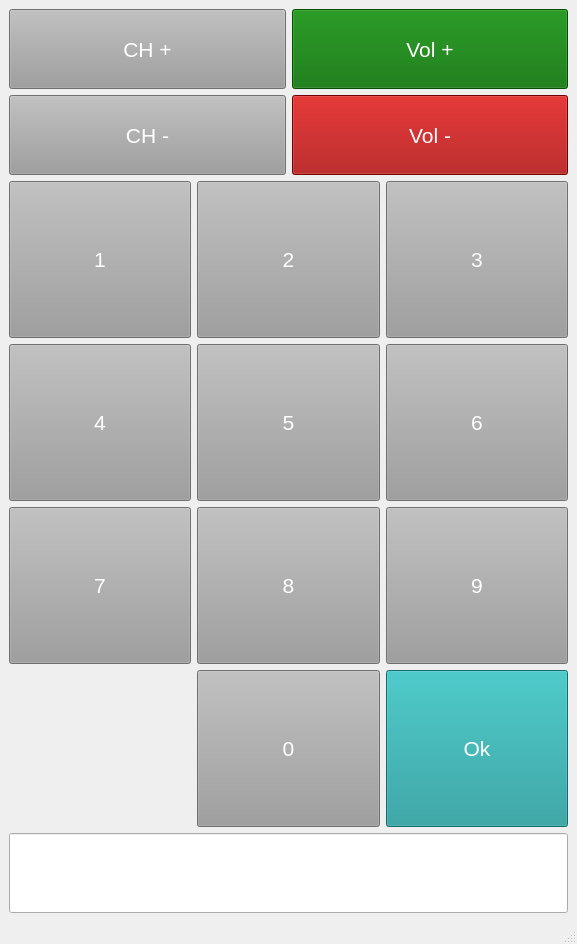
<?xml version="1.0" encoding="UTF-8"?>
<ui version="4.0">
 <class>MainWindow</class>
 <widget class="QMainWindow" name="MainWindow">
  <property name="geometry">
   <rect>
    <x>0</x>
    <y>0</y>
    <width>577</width>
    <height>944</height>
   </rect>
  </property>
  <property name="windowTitle">
   <string>MainWindow</string>
  </property>
  <widget class="QWidget" name="centralwidget">
   <layout class="QGridLayout" name="gridLayout_6">
    <item row="0" column="0">
     <layout class="QVBoxLayout" name="verticalLayout">
      <item>
       <layout class="QGridLayout" name="gridLayout_5">
        <item row="2" column="0">
         <widget class="QPushButton" name="pushButton_ch_min">
          <property name="sizePolicy">
           <sizepolicy hsizetype="Minimum" vsizetype="Fixed">
            <horstretch>0</horstretch>
            <verstretch>0</verstretch>
           </sizepolicy>
          </property>
          <property name="minimumSize">
           <size>
            <width>0</width>
            <height>80</height>
           </size>
          </property>
          <property name="font">
           <font>
            <pointsize>16</pointsize>
           </font>
          </property>
          <property name="styleSheet">
           <string notr="true">background-color: rgb(156, 156, 156);
color: rgb(255, 255, 255)</string>
          </property>
          <property name="text">
           <string>CH -</string>
          </property>
         </widget>
        </item>
        <item row="2" column="1">
         <widget class="QPushButton" name="pushButton_vol_min">
          <property name="sizePolicy">
           <sizepolicy hsizetype="Minimum" vsizetype="Fixed">
            <horstretch>0</horstretch>
            <verstretch>0</verstretch>
           </sizepolicy>
          </property>
          <property name="minimumSize">
           <size>
            <width>0</width>
            <height>80</height>
           </size>
          </property>
          <property name="font">
           <font>
            <pointsize>16</pointsize>
           </font>
          </property>
          <property name="styleSheet">
           <string notr="true">background-color: rgb(161, 0, 0);
color: rgb(255, 255, 255)</string>
          </property>
          <property name="text">
           <string>Vol -</string>
          </property>
         </widget>
        </item>
        <item row="1" column="0">
         <widget class="QPushButton" name="pushButton_ch_pl">
          <property name="sizePolicy">
           <sizepolicy hsizetype="Minimum" vsizetype="Fixed">
            <horstretch>0</horstretch>
            <verstretch>0</verstretch>
           </sizepolicy>
          </property>
          <property name="minimumSize">
           <size>
            <width>0</width>
            <height>80</height>
           </size>
          </property>
          <property name="font">
           <font>
            <pointsize>16</pointsize>
           </font>
          </property>
          <property name="styleSheet">
           <string notr="true">background-color: rgb(156, 156, 156);
color: rgb(255, 255, 255)</string>
          </property>
          <property name="text">
           <string>CH +</string>
          </property>
         </widget>
        </item>
        <item row="1" column="1">
         <widget class="QPushButton" name="pushButton_vol_pl">
          <property name="sizePolicy">
           <sizepolicy hsizetype="Minimum" vsizetype="Fixed">
            <horstretch>0</horstretch>
            <verstretch>0</verstretch>
           </sizepolicy>
          </property>
          <property name="minimumSize">
           <size>
            <width>0</width>
            <height>80</height>
           </size>
          </property>
          <property name="font">
           <font>
            <pointsize>16</pointsize>
           </font>
          </property>
          <property name="styleSheet">
           <string notr="true">background-color: rgb(2, 109, 0);
color: rgb(255, 255, 255)</string>
          </property>
          <property name="text">
           <string>Vol +</string>
          </property>
         </widget>
        </item>
       </layout>
      </item>
      <item>
       <layout class="QGridLayout" name="gridLayout">
        <item row="1" column="1">
         <widget class="QPushButton" name="pushButton_2">
          <property name="sizePolicy">
           <sizepolicy hsizetype="Minimum" vsizetype="Expanding">
            <horstretch>0</horstretch>
            <verstretch>0</verstretch>
           </sizepolicy>
          </property>
          <property name="font">
           <font>
            <pointsize>16</pointsize>
           </font>
          </property>
          <property name="styleSheet">
           <string notr="true">background-color: rgb(156, 156, 156);
color: rgb(255, 255, 255)</string>
          </property>
          <property name="text">
           <string>2</string>
          </property>
         </widget>
        </item>
        <item row="4" column="0">
         <widget class="QPushButton" name="pushButton_4">
          <property name="sizePolicy">
           <sizepolicy hsizetype="Minimum" vsizetype="Expanding">
            <horstretch>0</horstretch>
            <verstretch>0</verstretch>
           </sizepolicy>
          </property>
          <property name="font">
           <font>
            <pointsize>16</pointsize>
           </font>
          </property>
          <property name="styleSheet">
           <string notr="true">background-color: rgb(156, 156, 156);
color: rgb(255, 255, 255)</string>
          </property>
          <property name="text">
           <string>4</string>
          </property>
         </widget>
        </item>
        <item row="7" column="0">
         <widget class="QPushButton" name="pushButton_7">
          <property name="sizePolicy">
           <sizepolicy hsizetype="Minimum" vsizetype="Expanding">
            <horstretch>0</horstretch>
            <verstretch>0</verstretch>
           </sizepolicy>
          </property>
          <property name="font">
           <font>
            <pointsize>16</pointsize>
           </font>
          </property>
          <property name="styleSheet">
           <string notr="true">background-color: rgb(156, 156, 156);
color: rgb(255, 255, 255)</string>
          </property>
          <property name="text">
           <string>7</string>
          </property>
         </widget>
        </item>
        <item row="4" column="1">
         <widget class="QPushButton" name="pushButton_5">
          <property name="sizePolicy">
           <sizepolicy hsizetype="Minimum" vsizetype="Expanding">
            <horstretch>0</horstretch>
            <verstretch>0</verstretch>
           </sizepolicy>
          </property>
          <property name="font">
           <font>
            <pointsize>16</pointsize>
           </font>
          </property>
          <property name="styleSheet">
           <string notr="true">background-color: rgb(156, 156, 156);
color: rgb(255, 255, 255)</string>
          </property>
          <property name="text">
           <string>5</string>
          </property>
         </widget>
        </item>
        <item row="4" column="2">
         <widget class="QPushButton" name="pushButton_6">
          <property name="sizePolicy">
           <sizepolicy hsizetype="Minimum" vsizetype="Expanding">
            <horstretch>0</horstretch>
            <verstretch>0</verstretch>
           </sizepolicy>
          </property>
          <property name="font">
           <font>
            <pointsize>16</pointsize>
           </font>
          </property>
          <property name="styleSheet">
           <string notr="true">background-color: rgb(156, 156, 156);
color: rgb(255, 255, 255)</string>
          </property>
          <property name="text">
           <string>6</string>
          </property>
         </widget>
        </item>
        <item row="7" column="2">
         <widget class="QPushButton" name="pushButton_9">
          <property name="sizePolicy">
           <sizepolicy hsizetype="Minimum" vsizetype="Expanding">
            <horstretch>0</horstretch>
            <verstretch>0</verstretch>
           </sizepolicy>
          </property>
          <property name="font">
           <font>
            <pointsize>16</pointsize>
           </font>
          </property>
          <property name="styleSheet">
           <string notr="true">background-color: rgb(156, 156, 156);
color: rgb(255, 255, 255)</string>
          </property>
          <property name="text">
           <string>9</string>
          </property>
         </widget>
        </item>
        <item row="1" column="0">
         <widget class="QPushButton" name="pushButton_1">
          <property name="sizePolicy">
           <sizepolicy hsizetype="Minimum" vsizetype="Expanding">
            <horstretch>0</horstretch>
            <verstretch>0</verstretch>
           </sizepolicy>
          </property>
          <property name="font">
           <font>
            <pointsize>16</pointsize>
           </font>
          </property>
          <property name="styleSheet">
           <string notr="true">background-color: rgb(156, 156, 156);
color: rgb(255, 255, 255)</string>
          </property>
          <property name="text">
           <string>1</string>
          </property>
         </widget>
        </item>
        <item row="8" column="1">
         <widget class="QPushButton" name="pushButton_0">
          <property name="sizePolicy">
           <sizepolicy hsizetype="Minimum" vsizetype="Expanding">
            <horstretch>0</horstretch>
            <verstretch>0</verstretch>
           </sizepolicy>
          </property>
          <property name="font">
           <font>
            <pointsize>16</pointsize>
           </font>
          </property>
          <property name="styleSheet">
           <string notr="true">background-color: rgb(156, 156, 156);
color: rgb(255, 255, 255)</string>
          </property>
          <property name="text">
           <string>0</string>
          </property>
         </widget>
        </item>
        <item row="1" column="2">
         <widget class="QPushButton" name="pushButton_3">
          <property name="sizePolicy">
           <sizepolicy hsizetype="Minimum" vsizetype="Expanding">
            <horstretch>0</horstretch>
            <verstretch>0</verstretch>
           </sizepolicy>
          </property>
          <property name="font">
           <font>
            <pointsize>16</pointsize>
           </font>
          </property>
          <property name="styleSheet">
           <string notr="true">background-color: rgb(156, 156, 156);
color: rgb(255, 255, 255)</string>
          </property>
          <property name="text">
           <string>3</string>
          </property>
         </widget>
        </item>
        <item row="7" column="1">
         <widget class="QPushButton" name="pushButton_8">
          <property name="sizePolicy">
           <sizepolicy hsizetype="Minimum" vsizetype="Expanding">
            <horstretch>0</horstretch>
            <verstretch>0</verstretch>
           </sizepolicy>
          </property>
          <property name="font">
           <font>
            <pointsize>16</pointsize>
           </font>
          </property>
          <property name="styleSheet">
           <string notr="true">background-color: rgb(156, 156, 156);
color: rgb(255, 255, 255)</string>
          </property>
          <property name="text">
           <string>8</string>
          </property>
         </widget>
        </item>
        <item row="8" column="2">
         <widget class="QPushButton" name="pushButton_ok">
          <property name="sizePolicy">
           <sizepolicy hsizetype="Minimum" vsizetype="Expanding">
            <horstretch>0</horstretch>
            <verstretch>0</verstretch>
           </sizepolicy>
          </property>
          <property name="font">
           <font>
            <pointsize>16</pointsize>
           </font>
          </property>
          <property name="styleSheet">
           <string notr="true">background-color: rgb(28, 150, 152);
color: rgb(255, 255, 255)</string>
          </property>
          <property name="text">
           <string>Ok</string>
          </property>
         </widget>
        </item>
       </layout>
      </item>
      <item>
       <widget class="QLineEdit" name="Info">
        <property name="sizePolicy">
         <sizepolicy hsizetype="Expanding" vsizetype="Fixed">
          <horstretch>0</horstretch>
          <verstretch>0</verstretch>
         </sizepolicy>
        </property>
        <property name="minimumSize">
         <size>
          <width>0</width>
          <height>80</height>
         </size>
        </property>
        <property name="font">
         <font>
          <pointsize>20</pointsize>
          <weight>75</weight>
          <bold>true</bold>
         </font>
        </property>
        <property name="inputMask">
         <string notr="true"/>
        </property>
        <property name="text">
         <string notr="true"/>
        </property>
        <property name="echoMode">
         <enum>QLineEdit::Normal</enum>
        </property>
        <property name="alignment">
         <set>Qt::AlignCenter</set>
        </property>
       </widget>
      </item>
     </layout>
    </item>
   </layout>
  </widget>
  <widget class="QMenuBar" name="menubar">
   <property name="geometry">
    <rect>
     <x>0</x>
     <y>0</y>
     <width>577</width>
     <height>21</height>
    </rect>
   </property>
  </widget>
  <widget class="QStatusBar" name="statusbar"/>
 </widget>
 <resources/>
 <connections>
  <connection>
   <sender>pushButton_1</sender>
   <signal>clicked()</signal>
   <receiver>MainWindow</receiver>
   <slot>add1()</slot>
   <hints>
    <hint type="sourcelabel">
     <x>94</x>
     <y>289</y>
    </hint>
    <hint type="destinationlabel">
     <x>28</x>
     <y>688</y>
    </hint>
   </hints>
  </connection>
  <connection>
   <sender>pushButton_2</sender>
   <signal>clicked()</signal>
   <receiver>MainWindow</receiver>
   <slot>add2()</slot>
   <hints>
    <hint type="sourcelabel">
     <x>241</x>
     <y>303</y>
    </hint>
    <hint type="destinationlabel">
     <x>47</x>
     <y>698</y>
    </hint>
   </hints>
  </connection>
  <connection>
   <sender>pushButton_3</sender>
   <signal>clicked()</signal>
   <receiver>MainWindow</receiver>
   <slot>add3()</slot>
   <hints>
    <hint type="sourcelabel">
     <x>435</x>
     <y>308</y>
    </hint>
    <hint type="destinationlabel">
     <x>69</x>
     <y>707</y>
    </hint>
   </hints>
  </connection>
  <connection>
   <sender>pushButton_4</sender>
   <signal>clicked()</signal>
   <receiver>MainWindow</receiver>
   <slot>add4()</slot>
   <hints>
    <hint type="sourcelabel">
     <x>126</x>
     <y>459</y>
    </hint>
    <hint type="destinationlabel">
     <x>90</x>
     <y>718</y>
    </hint>
   </hints>
  </connection>
  <connection>
   <sender>pushButton_5</sender>
   <signal>clicked()</signal>
   <receiver>MainWindow</receiver>
   <slot>add5()</slot>
   <hints>
    <hint type="sourcelabel">
     <x>249</x>
     <y>470</y>
    </hint>
    <hint type="destinationlabel">
     <x>109</x>
     <y>725</y>
    </hint>
   </hints>
  </connection>
  <connection>
   <sender>pushButton_6</sender>
   <signal>clicked()</signal>
   <receiver>MainWindow</receiver>
   <slot>add6()</slot>
   <hints>
    <hint type="sourcelabel">
     <x>449</x>
     <y>467</y>
    </hint>
    <hint type="destinationlabel">
     <x>126</x>
     <y>735</y>
    </hint>
   </hints>
  </connection>
  <connection>
   <sender>pushButton_7</sender>
   <signal>clicked()</signal>
   <receiver>MainWindow</receiver>
   <slot>add7()</slot>
   <hints>
    <hint type="sourcelabel">
     <x>145</x>
     <y>603</y>
    </hint>
    <hint type="destinationlabel">
     <x>138</x>
     <y>745</y>
    </hint>
   </hints>
  </connection>
  <connection>
   <sender>pushButton_8</sender>
   <signal>clicked()</signal>
   <receiver>MainWindow</receiver>
   <slot>add8()</slot>
   <hints>
    <hint type="sourcelabel">
     <x>303</x>
     <y>600</y>
    </hint>
    <hint type="destinationlabel">
     <x>155</x>
     <y>752</y>
    </hint>
   </hints>
  </connection>
  <connection>
   <sender>pushButton_9</sender>
   <signal>clicked()</signal>
   <receiver>MainWindow</receiver>
   <slot>add9()</slot>
   <hints>
    <hint type="sourcelabel">
     <x>526</x>
     <y>609</y>
    </hint>
    <hint type="destinationlabel">
     <x>169</x>
     <y>760</y>
    </hint>
   </hints>
  </connection>
  <connection>
   <sender>pushButton_0</sender>
   <signal>clicked()</signal>
   <receiver>MainWindow</receiver>
   <slot>add0()</slot>
   <hints>
    <hint type="sourcelabel">
     <x>272</x>
     <y>770</y>
    </hint>
    <hint type="destinationlabel">
     <x>184</x>
     <y>772</y>
    </hint>
   </hints>
  </connection>
  <connection>
   <sender>pushButton_ch_pl</sender>
   <signal>clicked()</signal>
   <receiver>MainWindow</receiver>
   <slot>chpl()</slot>
   <hints>
    <hint type="sourcelabel">
     <x>263</x>
     <y>86</y>
    </hint>
    <hint type="destinationlabel">
     <x>394</x>
     <y>774</y>
    </hint>
   </hints>
  </connection>
  <connection>
   <sender>pushButton_ch_min</sender>
   <signal>clicked()</signal>
   <receiver>MainWindow</receiver>
   <slot>chmin()</slot>
   <hints>
    <hint type="sourcelabel">
     <x>213</x>
     <y>164</y>
    </hint>
    <hint type="destinationlabel">
     <x>435</x>
     <y>777</y>
    </hint>
   </hints>
  </connection>
  <connection>
   <sender>pushButton_vol_pl</sender>
   <signal>clicked()</signal>
   <receiver>MainWindow</receiver>
   <slot>volpl()</slot>
   <hints>
    <hint type="sourcelabel">
     <x>386</x>
     <y>75</y>
    </hint>
    <hint type="destinationlabel">
     <x>487</x>
     <y>779</y>
    </hint>
   </hints>
  </connection>
  <connection>
   <sender>pushButton_vol_min</sender>
   <signal>clicked()</signal>
   <receiver>MainWindow</receiver>
   <slot>volmin()</slot>
   <hints>
    <hint type="sourcelabel">
     <x>418</x>
     <y>162</y>
    </hint>
    <hint type="destinationlabel">
     <x>533</x>
     <y>779</y>
    </hint>
   </hints>
  </connection>
  <connection>
   <sender>pushButton_ok</sender>
   <signal>clicked()</signal>
   <receiver>MainWindow</receiver>
   <slot>ok()</slot>
   <hints>
    <hint type="sourcelabel">
     <x>418</x>
     <y>809</y>
    </hint>
    <hint type="destinationlabel">
     <x>381</x>
     <y>797</y>
    </hint>
   </hints>
  </connection>
 </connections>
 <slots>
  <slot>add1()</slot>
  <slot>add2()</slot>
  <slot>add3()</slot>
  <slot>add4()</slot>
  <slot>add5()</slot>
  <slot>add6()</slot>
  <slot>add7()</slot>
  <slot>add8()</slot>
  <slot>add9()</slot>
  <slot>add0()</slot>
  <slot>chpl()</slot>
  <slot>chmin()</slot>
  <slot>volpl()</slot>
  <slot>volmin()</slot>
  <slot>ok()</slot>
 </slots>
</ui>
